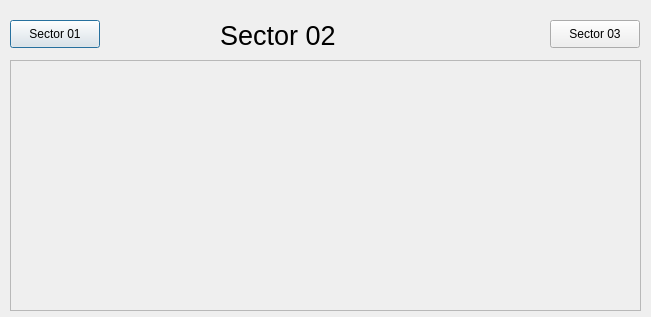
<?xml version="1.0" encoding="UTF-8"?>
<ui version="4.0">
 <class>Dialog</class>
 <widget class="QDialog" name="Dialog">
  <property name="geometry">
   <rect>
    <x>0</x>
    <y>0</y>
    <width>651</width>
    <height>317</height>
   </rect>
  </property>
  <property name="windowTitle">
   <string>Dialog</string>
  </property>
  <widget class="QLabel" name="label_2">
   <property name="geometry">
    <rect>
     <x>220</x>
     <y>20</y>
     <width>131</width>
     <height>31</height>
    </rect>
   </property>
   <property name="font">
    <font>
     <pointsize>20</pointsize>
    </font>
   </property>
   <property name="text">
    <string>Sector 02</string>
   </property>
  </widget>
  <widget class="QEFormPlugin" name="asguiformplugin">
   <property name="geometry">
    <rect>
     <x>10</x>
     <y>60</y>
     <width>631</width>
     <height>251</height>
    </rect>
   </property>
   <property name="uiFile" stdset="0">
    <string>SectorVacuumSchematic.ui</string>
   </property>
   <property name="variableSubstitutions" stdset="0">
    <string>SR=02 SRPREV=01</string>
   </property>
  </widget>
  <widget class="QCaPushButtonPlugin" name="guipushbuttonplugin">
   <property name="geometry">
    <rect>
     <x>10</x>
     <y>20</y>
     <width>90</width>
     <height>28</height>
    </rect>
   </property>
   <property name="text">
    <string>Sector 01</string>
   </property>
   <property name="guiFile">
    <string>SVS01.ui</string>
   </property>
   <property name="creationOption" stdset="0">
    <enum>QCaPushButtonPlugin::Open</enum>
   </property>
  </widget>
  <widget class="QCaPushButtonPlugin" name="guipushbuttonplugin_2">
   <property name="geometry">
    <rect>
     <x>550</x>
     <y>20</y>
     <width>90</width>
     <height>28</height>
    </rect>
   </property>
   <property name="text">
    <string>Sector 03</string>
   </property>
   <property name="guiFile">
    <string>SVS03.ui</string>
   </property>
   <property name="creationOption" stdset="0">
    <enum>QCaPushButtonPlugin::Open</enum>
   </property>
  </widget>
 </widget>
 <customwidgets>
  <customwidget>
   <class>QCaPushButtonPlugin</class>
   <extends>QPushButton</extends>
   <header>QCaPushButtonPlugin.h</header>
  </customwidget>
  <customwidget>
   <class>QEFormPlugin</class>
   <extends>QScrollArea</extends>
   <header>QEFormPlugin.h</header>
  </customwidget>
 </customwidgets>
 <resources/>
 <connections/>
</ui>
